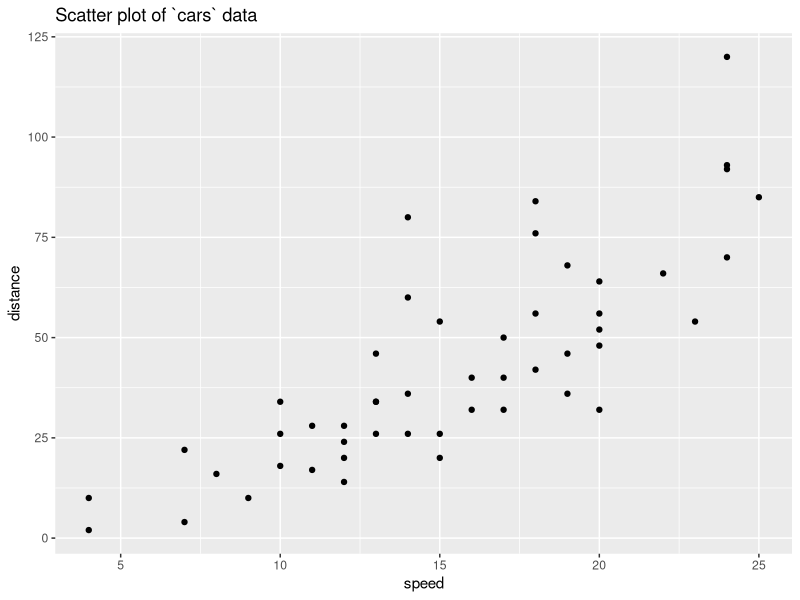
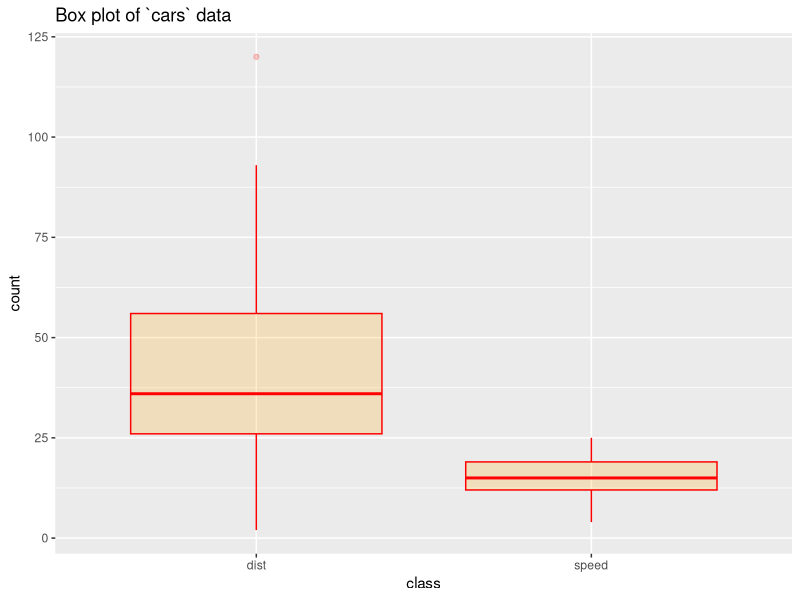
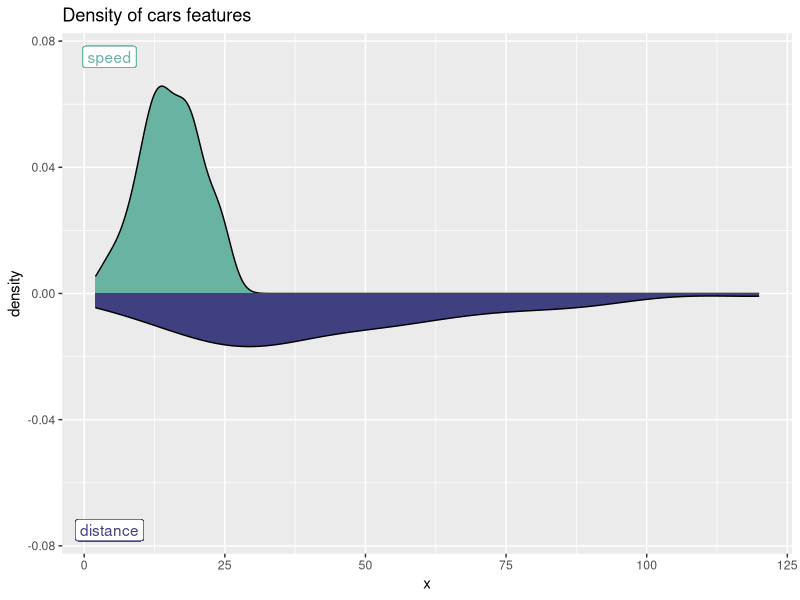
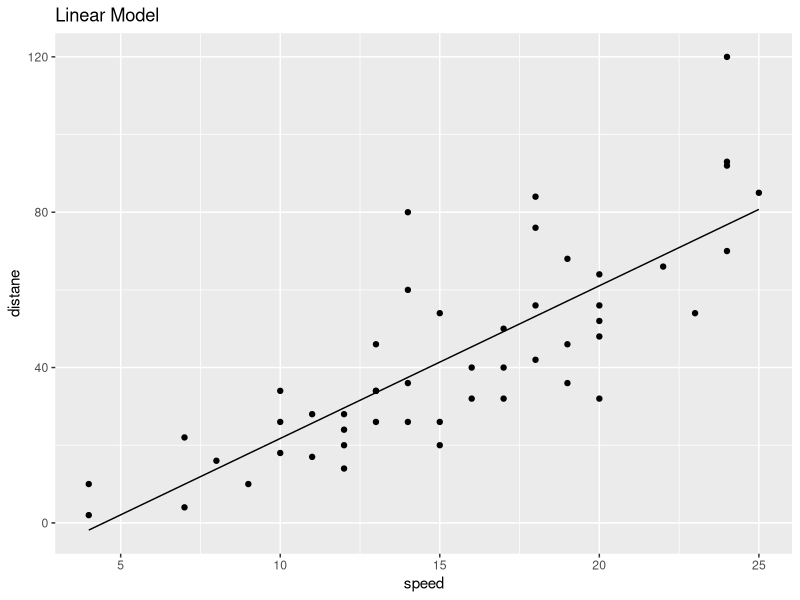
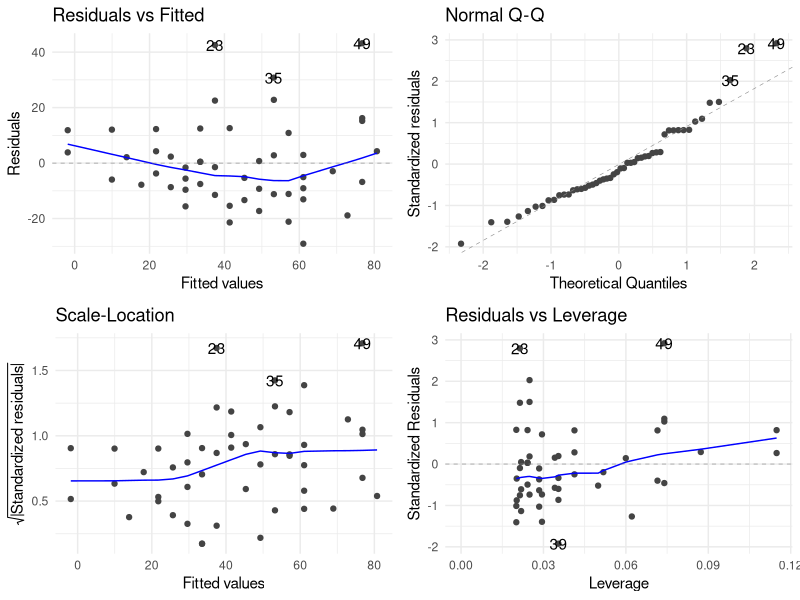

Here is the R script that generated these plots, in order:
## ---- chunk 1
knitr::opts_chunk$set(echo = TRUE)
## ---- chunk 2
library( tidyverse ) #tidyverse to model our data & other functions
library( ggplot2 ) #basic plotting of our lin. model fit + data
library( ggfortify ) #plot diagnostics of our lin. model
library( broom )#model summary stats
## ---- chunk 3
glimpse( cars )
summary( cars )
## ---- chunk 4
#basic scatter plot
ggplot( cars, aes( x = speed, y = dist ) ) +
  geom_point() +
  ggtitle( 'Scatter plot of `cars` data' ) +
  ylab( 'distance' )
## ---- chunk 5
#basic box plot
cars_long <- cars %>% 
  pivot_longer( everything(), names_to = "class", values_to = "count")
ggplot( cars_long, aes( x = class, y = count ) ) +
  geom_boxplot(color="red", fill="orange", alpha=0.2) +
  ggtitle( 'Box plot of `cars` data' )
## ---- chunk 6
#plot the density of features
ggplot(cars, aes(x=x) ) +
  # Top
  geom_density( aes(x = speed, y = ..density..), fill="#69b3a2" ) +
  geom_label( aes(x=4.5, y=0.075, label="speed"), color="#69b3a2") +
  # Bottom
  geom_density( aes(x = dist, y = -..density..), fill= "#404080") +
  geom_label( aes(x=4.5, y=-0.075, label="distance"), color="#404080") +
  xlab("x") +
  ggtitle( 'Density of cars features' )
## ---- chunk 7
#correlation
cor( cars$speed, cars$dist )
## ---- chunk 8
#fit a linear regression to the cars data to model distance by speed
cars_lm <- lm( cars$dist ~ cars$speed )
#display a summary of the data
summary( cars_lm )
## ---- chunk 9
cars_predict <- predict( cars_lm )
ggplot( cars, aes( y= dist, x = speed ) ) +
  geom_point() +
  geom_line( aes( y = cars_predict )) +
  ggtitle( 'Linear Model' ) +
  ylab( 'distane' )
## ---- chunk 10
cars_sum <- glance( cars_lm )
cars_sum
## ---- chunk 11
autoplot( cars_lm ) + theme_minimal()
